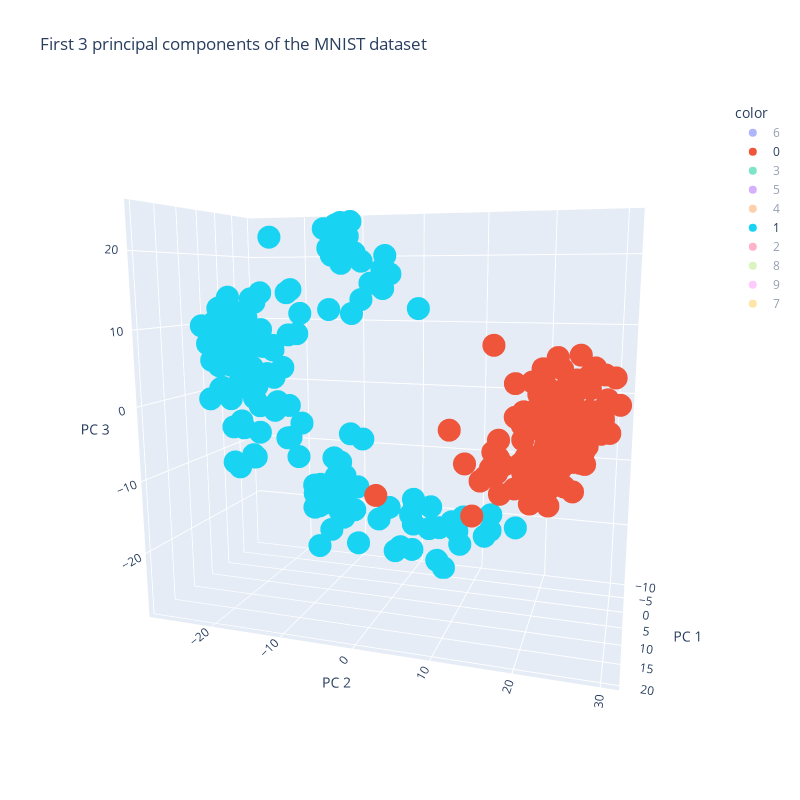

Notebook cell for this chart:
### Code cell
# plot first 3 principal components using plotly
pca = PCA(n_components=3)
X_train_pca = pca.fit_transform(X_train)

fig = px.scatter_3d(x=X_train_pca[:, 0], y=X_train_pca[:, 1], z=X_train_pca[:, 2], color=y_train,
                    labels={'x': 'PC 1', 'y': 'PC 2', 'z': 'PC 3'}, 
                    title='First 3 principal components of the MNIST dataset')

fig.update_layout(width=800, height=800)
fig.show()

### Figure 1 — Plotly figure (JSON) as saved in the notebook; plotly's stock layout.template omitted (floating-point values rounded to 4 significant figures; data arrays with more than 128 entries replaced by an {"elided": "..."} marker saying what was removed)
{"data": [{"hovertemplate": "color=6<br>PC 1=%{x}<br>PC 2=%{y}<br>PC 3=%{z}<extra></extra>", "legendgroup": "6", "marker": {"color": "#636efa", "symbol": "circle"}, "mode": "markers", "name": "6", "scene": "scene", "showlegend": true, "type": "scatter3d", "visible": "legendonly", "x": {"elided": "146 float values"}, "y": {"elided": "146 float values"}, "z": {"elided": "146 float values"}}, {"hovertemplate": "color=0<br>PC 1=%{x}<br>PC 2=%{y}<br>PC 3=%{z}<extra></extra>", "legendgroup": "0", "marker": {"color": "#EF553B", "symbol": "circle"}, "mode": "markers", "name": "0", "scene": "scene", "showlegend": true, "type": "scatter3d", "visible": true, "x": {"elided": "145 float values"}, "y": {"elided": "145 float values"}, "z": {"elided": "145 float values"}}, {"hovertemplate": "color=3<br>PC 1=%{x}<br>PC 2=%{y}<br>PC 3=%{z}<extra></extra>", "legendgroup": "3", "marker": {"color": "#00cc96", "symbol": "circle"}, "mode": "markers", "name": "3", "scene": "scene", "showlegend": true, "type": "scatter3d", "visible": "legendonly", "x": {"elided": "149 float values"}, "y": {"elided": "149 float values"}, "z": {"elided": "149 float values"}}, {"hovertemplate": "color=5<br>PC 1=%{x}<br>PC 2=%{y}<br>PC 3=%{z}<extra></extra>", "legendgroup": "5", "marker": {"color": "#ab63fa", "symbol": "circle"}, "mode": "markers", "name": "5", "scene": "scene", "showlegend": true, "type": "scatter3d", "visible": "legendonly", "x": {"elided": "135 float values"}, "y": {"elided": "135 float values"}, "z": {"elided": "135 float values"}}, {"hovertemplate": "color=4<br>PC 1=%{x}<br>PC 2=%{y}<br>PC 3=%{z}<extra></extra>", "legendgroup": "4", "marker": {"color": "#FFA15A", "symbol": "circle"}, "mode": "markers", "name": "4", "scene": "scene", "showlegend": true, "type": "scatter3d", "visible": "legendonly", "x": {"elided": "135 float values"}, "y": {"elided": "135 float values"}, "z": {"elided": "135 float values"}}, {"hovertemplate": "color=1<br>PC 1=%{x}<br>PC 2=%{y}<br>PC 3=%{z}<extra></extra>", "legendgroup": "1", "marker": {"color": "#19d3f3", "symbol": "circle"}, "mode": "markers", "name": "1", "scene": "scene", "showlegend": true, "type": "scatter3d", "visible": true, "x": {"elided": "154 float values"}, "y": {"elided": "154 float values"}, "z": {"elided": "154 float values"}}, {"hovertemplate": "color=2<br>PC 1=%{x}<br>PC 2=%{y}<br>PC 3=%{z}<extra></extra>", "legendgroup": "2", "marker": {"color": "#FF6692", "symbol": "circle"}, "mode": "markers", "name": "2", "scene": "scene", "showlegend": true, "type": "scatter3d", "visible": "legendonly", "x": {"elided": "144 float values"}, "y": {"elided": "144 float values"}, "z": {"elided": "144 float values"}}, {"hovertemplate": "color=8<br>PC 1=%{x}<br>PC 2=%{y}<br>PC 3=%{z}<extra></extra>", "legendgroup": "8", "marker": {"color": "#B6E880", "symbol": "circle"}, "mode": "markers", "name": "8", "scene": "scene", "showlegend": true, "type": "scatter3d", "visible": "legendonly", "x": {"elided": "144 float values"}, "y": {"elided": "144 float values"}, "z": {"elided": "144 float values"}}, {"hovertemplate": "color=9<br>PC 1=%{x}<br>PC 2=%{y}<br>PC 3=%{z}<extra></extra>", "legendgroup": "9", "marker": {"color": "#FF97FF", "symbol": "circle"}, "mode": "markers", "name": "9", "scene": "scene", "showlegend": true, "type": "scatter3d", "visible": "legendonly", "x": {"elided": "140 float values"}, "y": {"elided": "140 float values"}, "z": {"elided": "140 float values"}}, {"hovertemplate": "color=7<br>PC 1=%{x}<br>PC 2=%{y}<br>PC 3=%{z}<extra></extra>", "legendgroup": "7", "marker": {"color": "#FECB52", "symbol": "circle"}, "mode": "markers", "name": "7", "scene": "scene", "showlegend": true, "type": "scatter3d", "visible": "legendonly", "x": {"elided": "145 float values"}, "y": {"elided": "145 float values"}, "z": {"elided": "145 float values"}}], "layout": {"height": 800, "legend": {"title": {"text": "color"}, "tracegroupgap": 0}, "scene": {"aspectmode": "auto", "aspectratio": {"x": 0.6705, "y": 1.289, "z": 1.157}, "camera": {"center": {"x": 0, "y": 0, "z": 0}, "eye": {"x": 2.032, "y": 0.6419, "z": 0.3698}, "projection": {"type": "perspective"}, "up": {"x": 0, "y": 0, "z": 1}}, "domain": {"x": [0, 1], "y": [0, 1]}, "xaxis": {"title": {"text": "PC 1"}, "type": "linear"}, "yaxis": {"title": {"text": "PC 2"}, "type": "linear"}, "zaxis": {"title": {"text": "PC 3"}, "type": "linear"}}, "title": {"text": "First 3 principal components of the MNIST dataset"}, "width": 800}}
